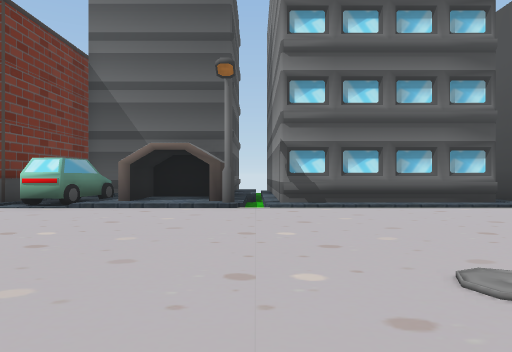
[1] (above)

19 first-person views from a walk through a scene from a Unity 3-D project. The camera is 1.2 m above the floor, looks level and sees 70° across. The floor is counted in squares, 2 m on a side. Each view is taken from the middle of a square. On the plan, view 1 faces up. The plan holds only what a view shows up to about 10 squares ahead; the rest is blank. The place goes on beyond the plan. The player character is not drawn. Some surface patterns are stand-ins.

[2]
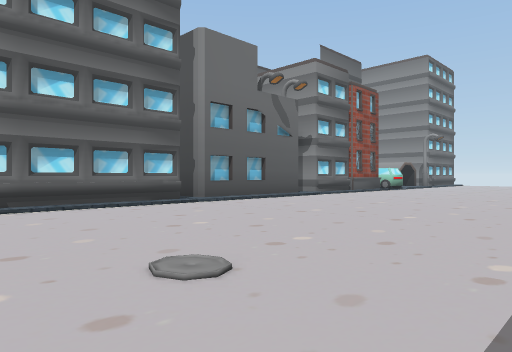

[3]
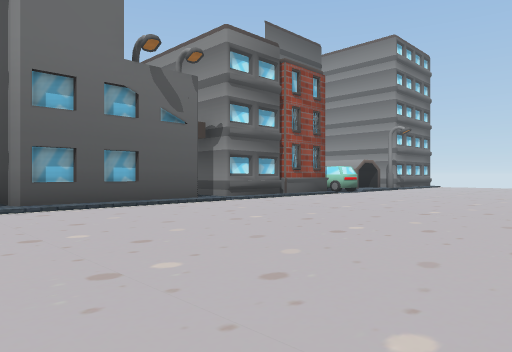

[4]
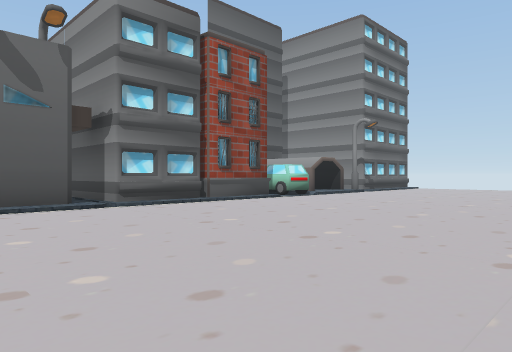

[5]
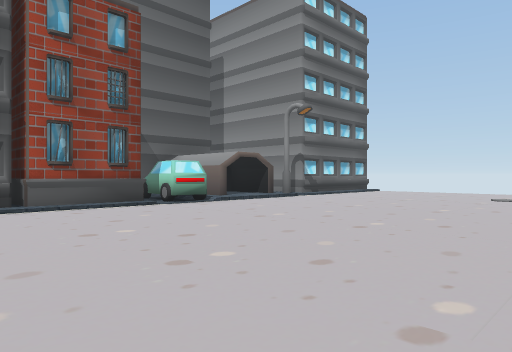

[6]
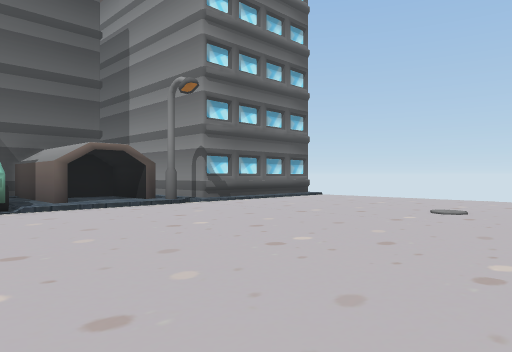

[7]
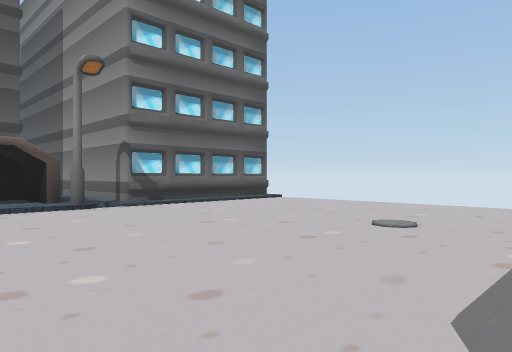

[8]
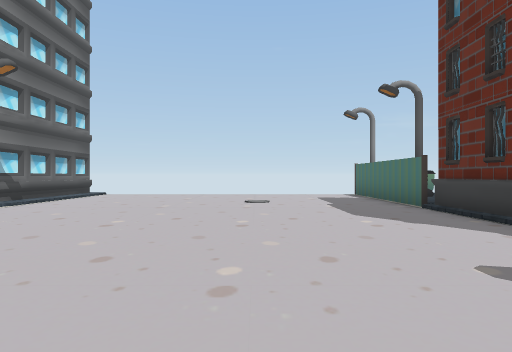

[9]
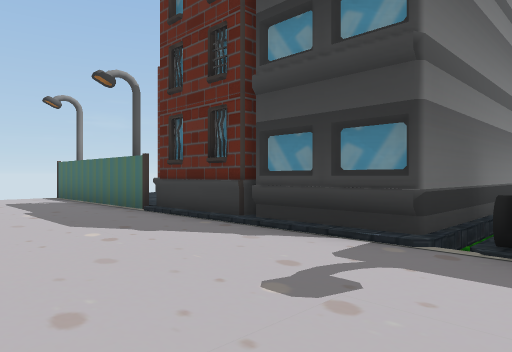

[10]
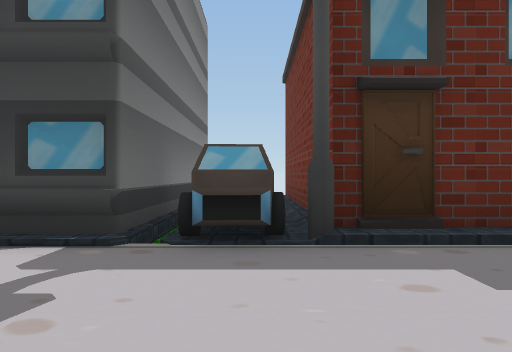

[11]
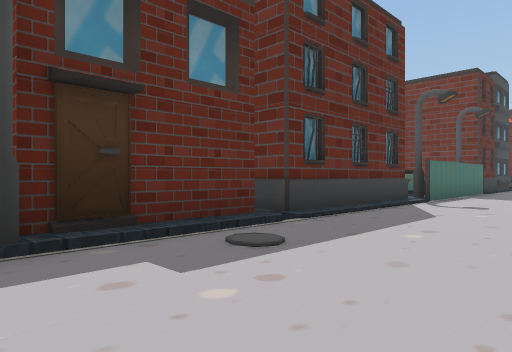

[12]
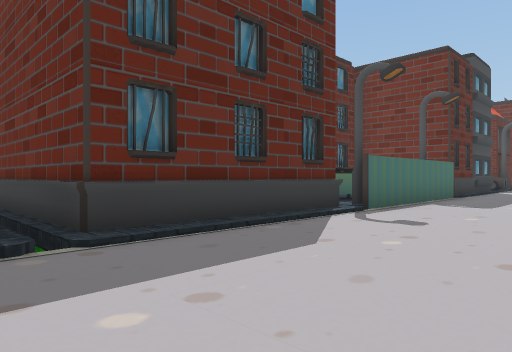

[13]
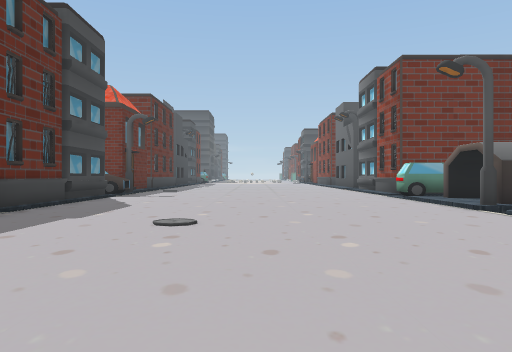

[14]
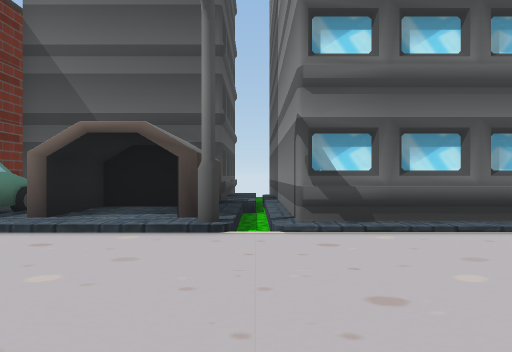

[15]
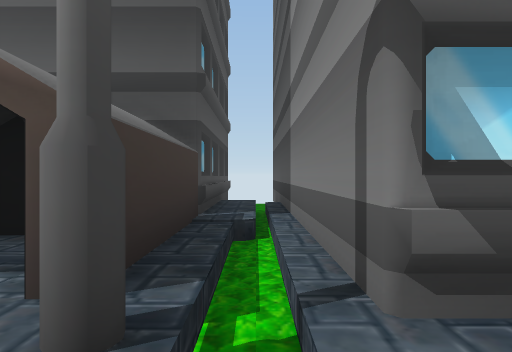

[16]
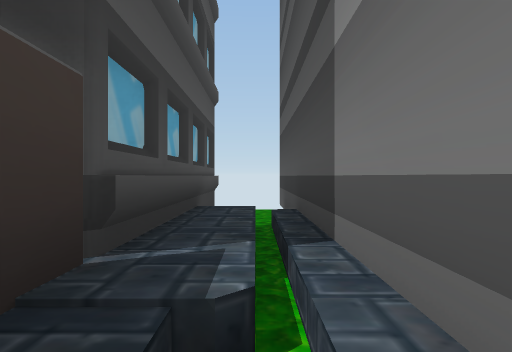

[17]
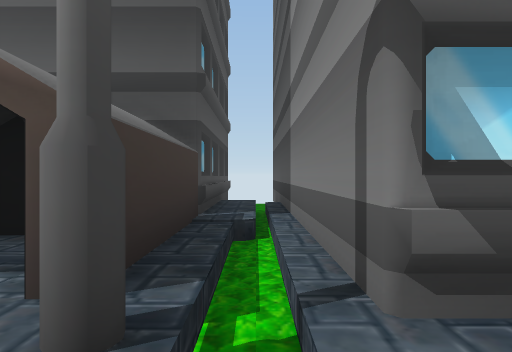

[18]
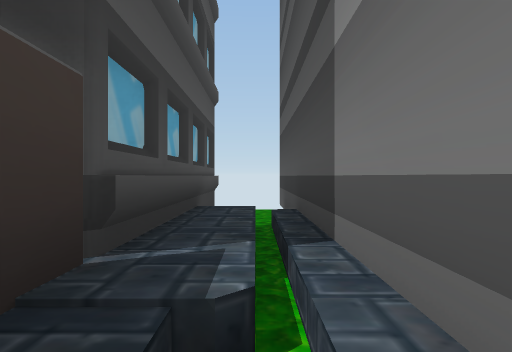

[19]
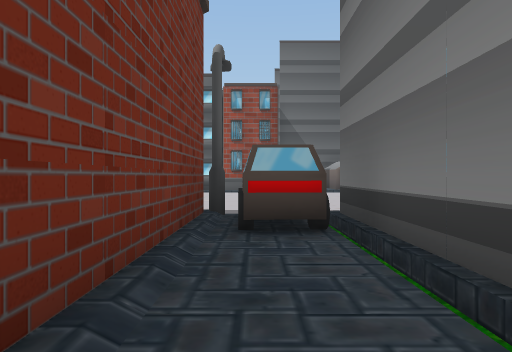

### Floor plan
Key: @ floor where view 1 was taken; # wall or solid block; . main floor; : floor 0.25 m higher than the main floor; - floor 0.25 m lower than the main floor; / step, stairs or slope.
Columns run from 4 left of view 1 to 25 right of it. Each row starts with its distance up from view 1.
 16      #                   #
 15    #-#                 #-#
 14    #-#                 #-#
 13    #/#                 #/#
 12    #/#                 #/#
 11    #/#               ###/#
 10    #/#        /#     ###/#
  9  ###/#    #   /###  ####/#
  8 ##:#/#########/#######:#/####
  7 #///////////////////#////////
  6 .............................
  5 .............................
  4 .............................
  3 .............................
  2 .............................
  1 .............................
  0 ....@........................
 -1 ....#####////////////////....
 -2 #####   ######-####-##########
 -3              #-  ##-#
 -4              #-  #./#
 -5              #   #./#
 -6              #   #./#
 -7                  #.

Positions as (right, up) in squares from view 1, and headings:
1: (0, 0), facing up
2: (0, 0), facing up-right
3: (4, 0), facing up-right
4: (7, 0), facing up-right
5: (11, 0), facing up-right
6: (15, 0), facing up-right
7: (17, 0), facing up-right
8: (13, 2), facing right
9: (14, 2), facing down-right
10: (14, 2), facing down
11: (14, 2), facing down-left
12: (11, 2), facing down-left
13: (6, 3), facing left
14: (0, 3), facing up
15: (0, 6), facing up
16: (0, 9), facing up
17: (20, 6), facing up
18: (20, 9), facing up
19: (14, -7), facing up
